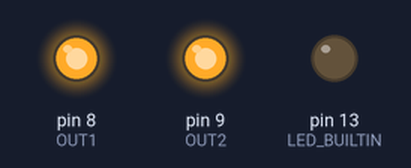
A sketch run on a simulated Arduino Uno, built with avr-gcc and run on an emulated ATmega328P. On the bench: output pins drawn as LEDs (lit = HIGH). What the sketch prints to the serial monitor is not drawn.

Above: at 0.53 s.
At 1.7 s:
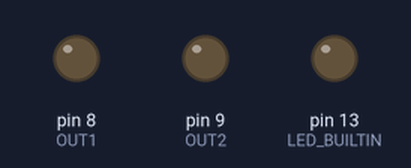
At 4.0 s:
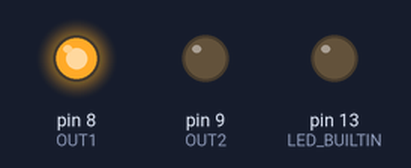
At 5.26 s:
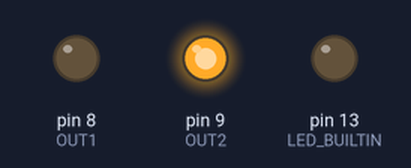
Timing chart, 0 to 40.0 s (numbered marks = the images above):
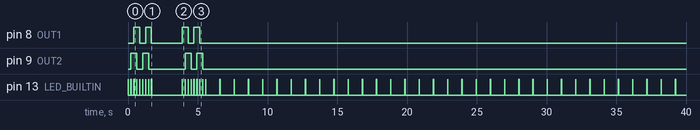

Measured:
- by itself, pin 8 (OUT1): LOW → HIGH at 0.42 s, → LOW 0.42 s later, → HIGH 0.42 s later, → LOW 0.42 s later, … (8 changes in this stretch)
- by itself, pin 9 (OUT2): LOW → HIGH at 0.21 s, → LOW 0.42 s later, → HIGH 0.42 s later, → LOW 0.42 s later, … (8 changes in this stretch)
- by itself, pin 13 (LED_BUILTIN): goes 8 × (LOW 0.20 s, HIGH 0.01 s), LOW 2.2 s, 8 × (HIGH 0.01 s, LOW 0.20 s), 33 × (HIGH 0.02 s, LOW 1.0 s), HIGH 0.02 s, then LOW

The sketch:

test_robinet_thermo.ino
```cpp
  #define OUT1 8
  #define OUT2 9
  #define LED 4
  #define ON HIGH
  #define OFF LOW
  #define SLOW 9
  #define FAST SLOW+1

  uint8_t nbre=10;
  unsigned long tempo = 200;


void setOut(uint8_t out1,uint8_t out2)
{
    digitalWrite(OUT1,out1);
    digitalWrite(OUT2,out2);
    digitalWrite(LED_BUILTIN,ON);
    delay(10);
    digitalWrite(LED_BUILTIN,OFF);
    delay(tempo);
}

void goUp(uint8_t n){
  for(uint8_t k=0;k<n;k++){
    setOut(LOW,HIGH);
    setOut(HIGH,HIGH);
    setOut(HIGH,LOW);
    setOut(LOW,LOW);
  }
}
void goDown(uint8_t n){
  for(uint8_t k=0;k<n;k++){
    setOut(HIGH,LOW);
    setOut(HIGH,HIGH);
    setOut(LOW,HIGH);
    setOut(LOW,LOW);
  }
}

void ledblink(uint8_t speed)
{
    if(speed>SLOW){digitalWrite(LED_BUILTIN,ON);delay(10);digitalWrite(LED_BUILTIN,OFF);delay(100);}
    if(speed<=SLOW){digitalWrite(LED_BUILTIN,ON);delay(500);digitalWrite(LED_BUILTIN,OFF);delay(500);}
}


void setup()
{
    Serial.begin(115200);
    pinMode(LED_BUILTIN,OUTPUT);digitalWrite(LED_BUILTIN,OFF);

    /*
    Serial.print("synchro...");
    pinMode(OUT1,INPUT);pinMode(OUT2,INPUT);
    while(OUT1!=HIGH || OUT2!=HIGH){ledblink(FAST);}
    while(char a=Serial.read()!='g'){ledblink(SLOW);}
    Serial.println();
*/

    setOut(LOW,LOW);
    pinMode(OUT1,OUTPUT);
    pinMode(OUT2,OUTPUT);
    Serial.print(LED_BUILTIN);Serial.println(" fin setup");

}

void loop()
{
  goUp(2);delay(2000);goDown(2);

  Serial.println("terminé");
  while(1){digitalWrite(LED_BUILTIN,ON);delay(20);digitalWrite(LED_BUILTIN,OFF);delay(1000);}
}
```
